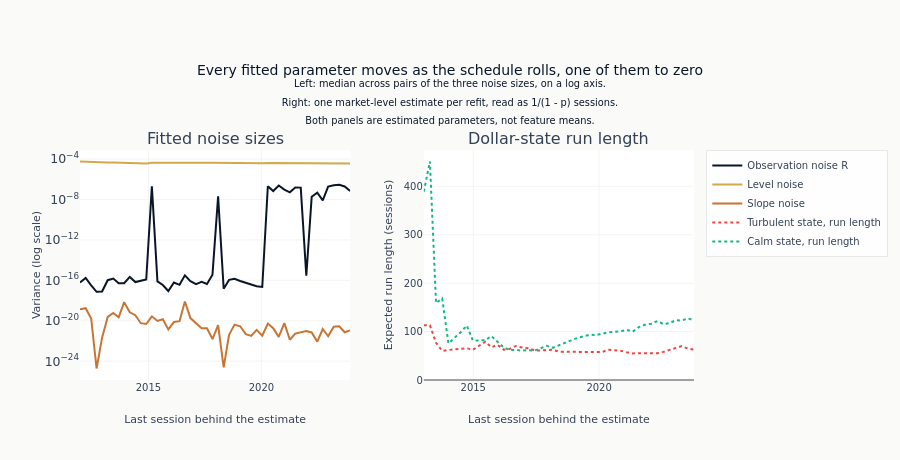

Here is the notebook cell this chart was saved with:
### Markdown cell above
The two panels carry different units, so each axis is set on its own. The left one is
labelled in powers of ten rather than in the SI prefixes plotly reaches for by default,
which would render $10^{-6}$ as "1u" - a unit on an axis whose quantity is a variance and
has none.

### Code cell
fig.update_yaxes(
    title_text="Variance (log scale)",
    type="log",
    exponentformat="power",
    row=1,
    col=1,
)
fig.update_yaxes(title_text="Expected run length (sessions)", rangemode="tozero", row=1, col=2)
fig.update_xaxes(title_text="Last session behind the estimate", row=1, col=1)
fig.update_xaxes(title_text="Last session behind the estimate", row=1, col=2)
fig.update_layout(
    title=(
        "Every fitted parameter moves as the schedule rolls, one of them to zero"
        "<br><sup>Left: median across pairs of the three noise sizes, on a log axis."
        "<br>Right: one market-level estimate per refit, read as 1/(1 - p) sessions."
        "<br>Both panels are estimated parameters, not feature means.</sup>"
    ),
    height=460,
    margin={"t": 150},
)
show_plotly_with_alt(
    fig,
    "Two panels against the last session behind each estimate, running from 2012 to the "
    "start of the holdout. On the left, the three fitted state-space noise sizes on a "
    "logarithmic axis: the level noise is the largest and holds a nearly flat line, the "
    "slope noise sits many orders below it and also holds, while the observation noise "
    "tracks near the level noise for most estimates and drops away by more than ten orders "
    "of magnitude on the ones where the search puts it at zero. On the right, the expected "
    "run length of each dollar-regime state in sessions, one point per refit, the two "
    "traces moving gradually as their estimation windows expand.",
)

### Figure 1 — Plotly figure (JSON) as saved in the notebook; plotly's stock layout.template omitted (floating-point values rounded to 4 significant figures)
{"data": [{"line": {"color": "#0a1628"}, "mode": "lines", "name": "Observation noise R", "type": "scatter", "x": ["2011-12-21", "2012-03-21", "2012-06-19", "2012-09-14", "2012-12-12", "2013-03-13", "2013-06-11", "2013-09-06", "2013-12-04", "2014-03-05", "2014-06-03", "2014-08-29", "2014-11-26", "2015-02-25", "2015-05-26", "2015-08-21", "2015-11-18", "2016-02-17", "2016-05-17", "2016-08-12", "2016-11-09", "2017-02-08", "2017-05-09", "2017-08-04", "2017-11-01", "2018-01-31", "2018-05-01", "2018-07-27", "2018-10-24", "2019-01-23", "2019-04-23", "2019-07-19", "2019-10-16", "2020-01-15", "2020-04-14", "2020-07-10", "2020-10-07", "2021-01-06", "2021-04-05", "2021-07-01", "2021-09-28", "2021-12-27", "2022-03-24", "2022-06-22", "2022-09-19", "2022-12-15", "2023-03-16", "2023-06-13", "2023-09-08", "2023-12-06"], "xaxis": "x", "y": [6.082e-17, 1.696e-16, 3.203e-17, 7.273e-18, 7.802e-18, 1.032e-16, 1.498e-16, 5.178e-17, 5.185e-17, 2.169e-16, 6.718e-17, 8.922e-17, 1.219e-16, 2.009e-07, 7.821e-17, 3.433e-17, 8.728e-18, 6.041e-17, 3.565e-17, 3.104e-16, 8.268e-17, 4.145e-17, 6.979e-17, 4.396e-17, 3.648e-16, 2.018e-08, 1.464e-17, 1.113e-16, 1.39e-16, 8.655e-17, 5.856e-17, 4.282e-17, 2.647e-17, 2.206e-17, 2.034e-07, 6.845e-08, 2.417e-07, 9.511e-08, 5.113e-08, 1.542e-07, 1.494e-07, 2.871e-16, 1.864e-08, 4.786e-08, 8.252e-09, 1.869e-07, 2.544e-07, 2.835e-07, 1.92e-07, 6.898e-08], "yaxis": "y"}, {"line": {"color": "#D4A84B"}, "mode": "lines", "name": "Level noise", "type": "scatter", "x": ["2011-12-21", "2012-03-21", "2012-06-19", "2012-09-14", "2012-12-12", "2013-03-13", "2013-06-11", "2013-09-06", "2013-12-04", "2014-03-05", "2014-06-03", "2014-08-29", "2014-11-26", "2015-02-25", "2015-05-26", "2015-08-21", "2015-11-18", "2016-02-17", "2016-05-17", "2016-08-12", "2016-11-09", "2017-02-08", "2017-05-09", "2017-08-04", "2017-11-01", "2018-01-31", "2018-05-01", "2018-07-27", "2018-10-24", "2019-01-23", "2019-04-23", "2019-07-19", "2019-10-16", "2020-01-15", "2020-04-14", "2020-07-10", "2020-10-07", "2021-01-06", "2021-04-05", "2021-07-01", "2021-09-28", "2021-12-27", "2022-03-24", "2022-06-22", "2022-09-19", "2022-12-15", "2023-03-16", "2023-06-13", "2023-09-08", "2023-12-06"], "xaxis": "x", "y": [5.747e-05, 5.313e-05, 5.359e-05, 4.977e-05, 4.686e-05, 4.61e-05, 4.629e-05, 4.412e-05, 4.152e-05, 4.154e-05, 3.954e-05, 3.762e-05, 3.71e-05, 4.254e-05, 4.305e-05, 4.232e-05, 4.291e-05, 4.374e-05, 4.458e-05, 4.818e-05, 4.675e-05, 4.576e-05, 4.457e-05, 4.373e-05, 4.27e-05, 4.164e-05, 4.092e-05, 3.997e-05, 3.961e-05, 3.944e-05, 3.909e-05, 3.841e-05, 3.81e-05, 3.768e-05, 3.987e-05, 3.955e-05, 3.904e-05, 3.858e-05, 3.8e-05, 3.74e-05, 3.676e-05, 3.634e-05, 3.626e-05, 3.654e-05, 3.648e-05, 3.684e-05, 3.695e-05, 3.676e-05, 3.66e-05, 3.62e-05], "yaxis": "y"}, {"line": {"color": "#C87533"}, "mode": "lines", "name": "Slope noise", "type": "scatter", "x": ["2011-12-21", "2012-03-21", "2012-06-19", "2012-09-14", "2012-12-12", "2013-03-13", "2013-06-11", "2013-09-06", "2013-12-04", "2014-03-05", "2014-06-03", "2014-08-29", "2014-11-26", "2015-02-25", "2015-05-26", "2015-08-21", "2015-11-18", "2016-02-17", "2016-05-17", "2016-08-12", "2016-11-09", "2017-02-08", "2017-05-09", "2017-08-04", "2017-11-01", "2018-01-31", "2018-05-01", "2018-07-27", "2018-10-24", "2019-01-23", "2019-04-23", "2019-07-19", "2019-10-16", "2020-01-15", "2020-04-14", "2020-07-10", "2020-10-07", "2021-01-06", "2021-04-05", "2021-07-01", "2021-09-28", "2021-12-27", "2022-03-24", "2022-06-22", "2022-09-19", "2022-12-15", "2023-03-16", "2023-06-13", "2023-09-08", "2023-12-06"], "xaxis": "x", "y": [1.389e-19, 1.746e-19, 1.631e-20, 1.882e-25, 2.122e-22, 2.39e-20, 5.876e-20, 2.227e-20, 6.843e-19, 6.808e-20, 3.537e-20, 5.734e-21, 4.796e-21, 2.739e-20, 9.545e-21, 1.427e-20, 1.407e-21, 7.474e-21, 9.155e-21, 8.11e-19, 1.823e-20, 5.719e-21, 1.823e-21, 1.837e-21, 1.55e-22, 3.602e-21, 2.4e-25, 4.016e-22, 4.169e-21, 2.855e-21, 4.786e-22, 3.155e-22, 1.261e-21, 3.331e-22, 5.28e-21, 1.852e-21, 2.54e-22, 5.805e-21, 1.317e-22, 5.321e-22, 7.012e-22, 9.679e-22, 6.961e-22, 8.559e-23, 1.522e-21, 2.937e-22, 2.621e-21, 2.852e-21, 7.31e-22, 1.112e-21], "yaxis": "y"}, {"line": {"color": "#ef4444", "dash": "dot"}, "mode": "lines", "name": "Turbulent state, run length", "type": "scatter", "x": ["2013-01-14", "2013-04-12", "2013-07-10", "2013-10-07", "2014-01-06", "2014-04-03", "2014-07-02", "2014-09-29", "2014-12-26", "2015-03-26", "2015-06-24", "2015-09-21", "2015-12-17", "2016-03-17", "2016-06-15", "2016-09-12", "2016-12-08", "2017-03-09", "2017-06-07", "2017-09-04", "2017-11-30", "2018-03-01", "2018-05-30", "2018-08-27", "2018-11-22", "2019-02-21", "2019-05-22", "2019-08-19", "2019-11-14", "2020-02-13", "2020-05-13", "2020-08-10", "2020-11-05", "2021-02-04", "2021-05-04", "2021-07-30", "2021-10-27", "2022-01-25", "2022-04-25", "2022-07-21", "2022-10-18", "2023-01-17", "2023-04-14", "2023-07-12", "2023-10-09"], "xaxis": "x2", "y": [112.9, 113.0, 76.97, 60.23, 62.03, 63.24, 64.67, 65.64, 62.32, 70.41, 79.11, 67.54, 72.63, 62.68, 64.3, 70.29, 67.01, 65.63, 61.15, 61.0, 61.07, 62.38, 58.55, 58.11, 57.7, 57.16, 57.96, 58.03, 57.08, 57.63, 62.65, 61.04, 60.59, 57.18, 54.78, 55.45, 55.58, 55.42, 55.14, 58.08, 62.03, 65.53, 69.93, 64.9, 62.84], "yaxis": "y2"}, {"line": {"color": "#10b981", "dash": "dot"}, "mode": "lines", "name": "Calm state, run length", "type": "scatter", "x": ["2013-01-14", "2013-04-12", "2013-07-10", "2013-10-07", "2014-01-06", "2014-04-03", "2014-07-02", "2014-09-29", "2014-12-26", "2015-03-26", "2015-06-24", "2015-09-21", "2015-12-17", "2016-03-17", "2016-06-15", "2016-09-12", "2016-12-08", "2017-03-09", "2017-06-07", "2017-09-04", "2017-11-30", "2018-03-01", "2018-05-30", "2018-08-27", "2018-11-22", "2019-02-21", "2019-05-22", "2019-08-19", "2019-11-14", "2020-02-13", "2020-05-13", "2020-08-10", "2020-11-05", "2021-02-04", "2021-05-04", "2021-07-30", "2021-10-27", "2022-01-25", "2022-04-25", "2022-07-21", "2022-10-18", "2023-01-17", "2023-04-14", "2023-07-12", "2023-10-09"], "xaxis": "x2", "y": [389.2, 451.3, 159.0, 168.6, 75.65, 86.85, 98.59, 112.6, 81.54, 81.83, 82.07, 90.81, 79.73, 67.17, 61.9, 62.25, 60.67, 61.48, 60.55, 65.61, 70.53, 66.58, 72.15, 77.59, 81.8, 86.93, 90.27, 93.58, 92.7, 95.98, 98.54, 99.32, 100.3, 103.4, 99.94, 109.1, 113.9, 116.4, 121.6, 115.6, 117.4, 123.4, 122.9, 127.2, 123.5], "yaxis": "y2"}], "layout": {"annotations": [{"font": {"size": 16}, "showarrow": false, "text": "Fitted noise sizes", "x": 0.22, "xanchor": "center", "xref": "paper", "y": 1.0, "yanchor": "bottom", "yref": "paper"}, {"font": {"size": 16}, "showarrow": false, "text": "Dollar-state run length", "x": 0.78, "xanchor": "center", "xref": "paper", "y": 1.0, "yanchor": "bottom", "yref": "paper"}], "height": 460, "margin": {"t": 150}, "title": {"text": "Every fitted parameter moves as the schedule rolls, one of them to zero<br><sup>Left: median across pairs of the three noise sizes, on a log axis.<br>Right: one market-level estimate per refit, read as 1/(1 - p) sessions.<br>Both panels are estimated parameters, not feature means.</sup>"}, "xaxis": {"anchor": "y", "domain": [0.0, 0.44], "title": {"text": "Last session behind the estimate"}}, "xaxis2": {"anchor": "y2", "domain": [0.56, 1.0], "title": {"text": "Last session behind the estimate"}}, "yaxis": {"anchor": "x", "domain": [0.0, 1.0], "exponentformat": "power", "title": {"text": "Variance (log scale)"}, "type": "log"}, "yaxis2": {"anchor": "x2", "domain": [0.0, 1.0], "rangemode": "tozero", "title": {"text": "Expected run length (sessions)"}}}}
